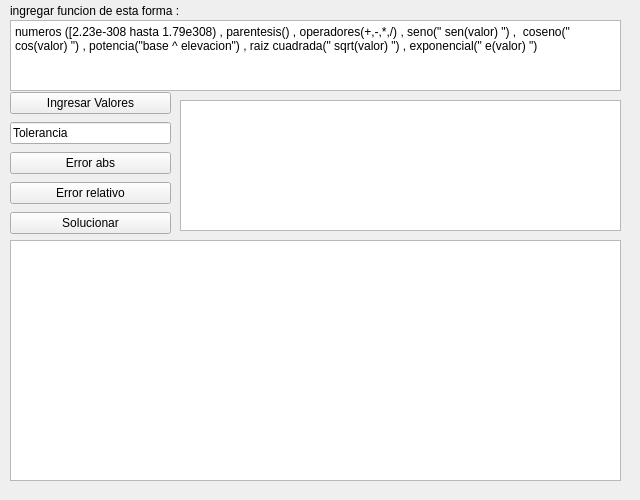
<?xml version="1.0" encoding="UTF-8"?>
<ui version="4.0">
 <class>Newton</class>
 <widget class="QWidget" name="Newton">
  <property name="geometry">
   <rect>
    <x>0</x>
    <y>0</y>
    <width>640</width>
    <height>500</height>
   </rect>
  </property>
  <property name="windowTitle">
   <string>Form</string>
  </property>
  <widget class="QTableWidget" name="table_solve">
   <property name="geometry">
    <rect>
     <x>10</x>
     <y>240</y>
     <width>611</width>
     <height>241</height>
    </rect>
   </property>
  </widget>
  <widget class="QLabel" name="label">
   <property name="geometry">
    <rect>
     <x>10</x>
     <y>0</y>
     <width>191</width>
     <height>21</height>
    </rect>
   </property>
   <property name="text">
    <string>ingregar funcion de esta forma :</string>
   </property>
  </widget>
  <widget class="QTableWidget" name="table_resoult">
   <property name="geometry">
    <rect>
     <x>180</x>
     <y>100</y>
     <width>441</width>
     <height>131</height>
    </rect>
   </property>
  </widget>
  <widget class="QPlainTextEdit" name="plainTextEdit">
   <property name="geometry">
    <rect>
     <x>10</x>
     <y>20</y>
     <width>611</width>
     <height>71</height>
    </rect>
   </property>
   <property name="plainText">
    <string>numeros ([2.23e-308 hasta 1.79e308) , parentesis() , operadores(+,-,*,/) , seno(&quot; sen(valor) &quot;) ,  coseno(&quot; cos(valor) &quot;) , potencia(&quot;base ^ elevacion&quot;) , raiz cuadrada(&quot; sqrt(valor) &quot;) , exponencial(&quot; e(valor) &quot;)</string>
   </property>
  </widget>
  <widget class="QWidget" name="layoutWidget">
   <property name="geometry">
    <rect>
     <x>10</x>
     <y>90</y>
     <width>161</width>
     <height>151</height>
    </rect>
   </property>
   <layout class="QVBoxLayout" name="verticalLayout">
    <item>
     <widget class="QPushButton" name="bt_funcion">
      <property name="text">
       <string>Ingresar Valores</string>
      </property>
     </widget>
    </item>
    <item>
     <widget class="QLineEdit" name="lineEdit">
      <property name="text">
       <string>Tolerancia</string>
      </property>
     </widget>
    </item>
    <item>
     <widget class="QPushButton" name="pushButton">
      <property name="text">
       <string>Error abs</string>
      </property>
     </widget>
    </item>
    <item>
     <widget class="QPushButton" name="pushButton_2">
      <property name="text">
       <string>Error relativo</string>
      </property>
     </widget>
    </item>
    <item>
     <widget class="QPushButton" name="bt_solve">
      <property name="text">
       <string>Solucionar</string>
      </property>
     </widget>
    </item>
   </layout>
  </widget>
 </widget>
 <resources/>
 <connections/>
</ui>
